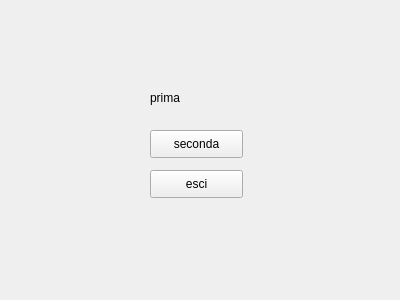
<?xml version="1.0" encoding="UTF-8"?>
<ui version="4.0">
 <class>prima</class>
 <widget class="QWidget" name="prima">
  <property name="geometry">
   <rect>
    <x>0</x>
    <y>0</y>
    <width>400</width>
    <height>300</height>
   </rect>
  </property>
  <property name="windowTitle">
   <string>Form</string>
  </property>
  <widget class="QPushButton" name="button">
   <property name="geometry">
    <rect>
     <x>150</x>
     <y>130</y>
     <width>93</width>
     <height>28</height>
    </rect>
   </property>
   <property name="text">
    <string>seconda</string>
   </property>
  </widget>
  <widget class="QPushButton" name="exitbtn">
   <property name="geometry">
    <rect>
     <x>150</x>
     <y>170</y>
     <width>93</width>
     <height>28</height>
    </rect>
   </property>
   <property name="text">
    <string>esci</string>
   </property>
  </widget>
  <widget class="QLabel" name="label">
   <property name="geometry">
    <rect>
     <x>150</x>
     <y>90</y>
     <width>55</width>
     <height>16</height>
    </rect>
   </property>
   <property name="text">
    <string>prima</string>
   </property>
  </widget>
 </widget>
 <resources/>
 <connections/>
</ui>
